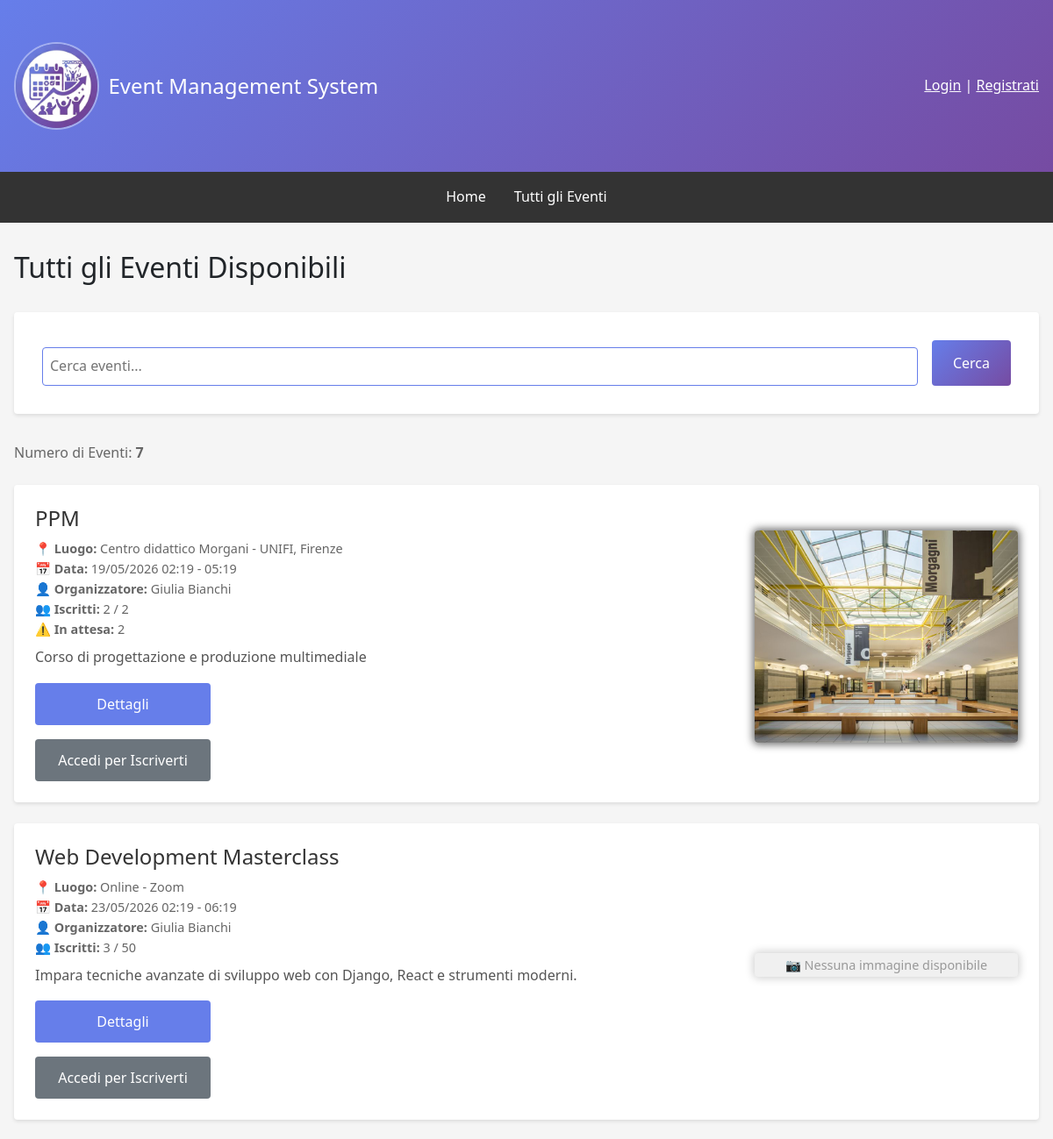
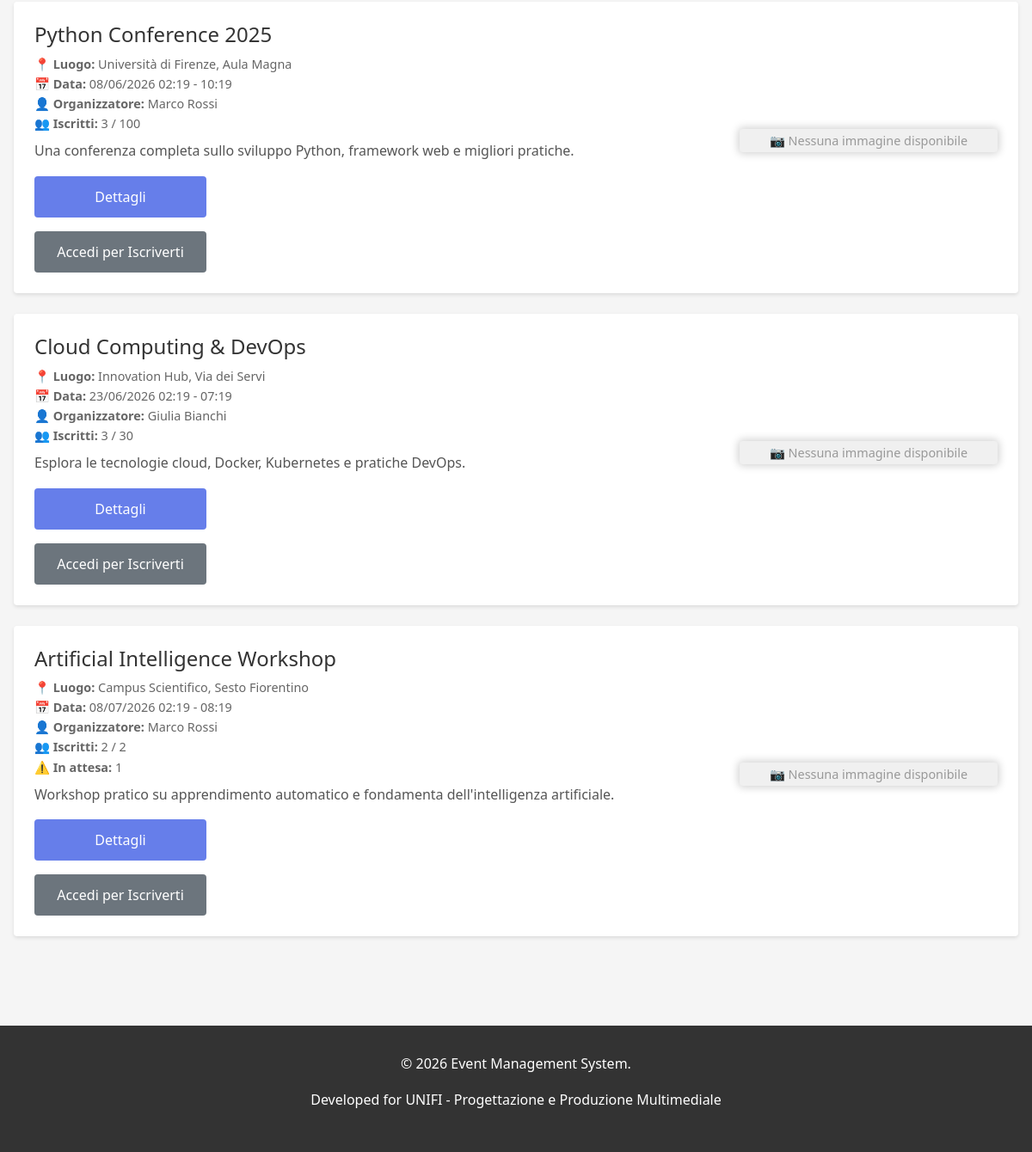
Screenshot of /events/ with the database file from the repository (2 pictures, top to bottom).
### events/models.py (models this page shows, shortened)
class Event(models.Model):
    STATUS_CHOICES = [('draft', 'Bozza'), ('published', 'Pubblicato'), ('ongoing', 'In Corso'), ('completed', 'Completato'), ('cancelled', 'Annullato')]
    title = models.CharField(max_length=200, verbose_name='Titolo')
    description = models.TextField(verbose_name='Descrizione')
    organizer = models.ForeignKey(User, on_delete=models.CASCADE, related_name='organized_events', verbose_name='Organizzatore')
    location = models.CharField(max_length=255, verbose_name='Luogo')
    start_date = models.DateTimeField(verbose_name='Data e Ora Inizio')
    end_date = models.DateTimeField(verbose_name='Data e Ora Fine')
    max_attendees = models.IntegerField(null=True, blank=True, verbose_name='Numero Massimo Partecipanti')
    image = models.ImageField(upload_to='event_images/', blank=True, null=True, verbose_name='Immagine')
    status = models.CharField(max_length=15, choices=STATUS_CHOICES, default='draft', verbose_name='Stato')
    created_at = models.DateTimeField(auto_now_add=True)
    updated_at = models.DateTimeField(auto_now=True)
    deleted_at = models.DateTimeField(null=True, blank=True, verbose_name='Eliminato il')
    class Meta:
        ordering = ['-start_date']
        permissions = [('can_create_event', 'Può creare eventi'), ('can_edit_own_events', 'Può modificare i propri eventi'), ('can_delete_own_events', 'Può eliminare i propri eventi'), ('can_view_attendees', 'Può visualizzare la lista dei partecipanti')]
    @property
    def get_confirmed_attendees_count(self):
        return self.eventregistration_set.filter(status='confirmed').count()
    def get_pending_attendees_count(self):
        return self.eventregistration_set.filter(status='pending').count()

### events/views.py (the view)
# urls.py: path('', views.EventListView.as_view(), name='event_list'),
class EventListView(ListView):
    model = Event
    template_name = 'events/event_list.html'
    context_object_name = 'events'
    paginate_by = 10
    def get_queryset(self):
        queryset = Event.objects.filter(status='published', deleted_at__isnull=True).order_by('start_date')
        query = self.request.GET.get('q')
        if query:
            queryset = queryset.filter(Q(title__icontains=query) | Q(description__icontains=query) | Q(location__icontains=query))
        return queryset
    def get_context_data(self, **kwargs):
        context = super().get_context_data(**kwargs)
        context['total_events'] = Event.objects.filter(status='published').count()
        if self.request.user.is_authenticated:
            user_registrations = EventRegistration.objects.filter(user=self.request.user).values_list('event_id', flat=True)
            context['registered_events'] = user_registrations
        return context

### templates/events/event_list.html (shortened to what this page needs)
{% extends 'base.html' %}
{% block content %}
<h2>Tutti gli Eventi Disponibili</h2>
<form method="get" class="search-form">
    <input type="text" name="q" placeholder="Cerca eventi..." value="{{ request.GET.q }}" aria-label="Cerca eventi">
    <button type="submit" class="btn" style="background: linear-gradient(135deg, #667eea 0%, #764ba2 100%);">Cerca</button>
</form>
<p style="color: #666; margin-bottom: 1.5rem;">
    Numero di Eventi: <strong>{{ total_events }}</strong>
</p>
{% if events %}
    {% for event in events %}
        <div class="event-card">
            <div class="event-content">
                <h3 class="event-title">{{ event.title }}</h3>
                <div class="event-meta">
                    <strong>📍 Luogo:</strong> {{ event.location }}<br>
                    <strong>📅 Data:</strong> {{ event.start_date|date:"d/m/Y H:i" }} - {{ event.end_date|date:"H:i" }}<br>
                    <strong>👤 Organizzatore:</strong> {{ event.organizer.get_full_name|default:event.organizer.username }}<br>
                    <strong>👥 Iscritti:</strong> {{ event.get_confirmed_attendees_count }}{% if event.max_attendees %} / {{ event.max_attendees }}{% endif %}<br>
                    {% if event.get_pending_attendees_count > 0 %}<strong>⚠️ In attesa:</strong> {{ event.get_pending_attendees_count }}{% endif %}
                </div>
                <p class="event-description">{{ event.description|truncatewords:30 }}</p>
                <div style="display: flex; gap: 1rem; flex-wrap: wrap;" class="event-card-buttons">
                    <a href="{% url 'events:event_detail' event.pk %}" class="btn">Dettagli</a>
                    {% if request.user.is_authenticated %}
                        {% if not request.user.is_staff %}
                            {% if event.pk in registered_events and user_registration.status != 'cancelled' %}
                                <span style="padding: 0.75rem; background-color: #28a745; color: white; border-radius: 4px;">✓ Iscritto</span>
                            {% else %}
                                <a href="{% url 'events:event_register' event.pk %}" class="btn btn-secondary">Iscriviti</a>
                            {% endif %}
                        {% endif %}
                    {% else %}
                        <a href="{% url 'users:login' %}" class="btn btn-secondary">Accedi per Iscriverti</a>
                    {% endif %}
                </div>
            </div>
            {% if event.image %}
                <div class="event-thumbnail">
                    <img src="{{ event.image.url }}" alt="{{ event.title }}" style="width: 100%; height: auto; margin-bottom: 1rem; border-radius: 4px; box-shadow: 0 0 10px 2px dimgray">
                </div>
            {% else %}
                <div class="no-image" style="text-align: center; margin-bottom: 1rem; padding: 2px; border-radius: 4px; box-shadow: 0 0 10px 2px lightgray">
                    <span>📷 Nessuna immagine disponibile</span>
                </div>
            {% endif %}
        </div>
    {% endfor %}
{% else %}
    <p style="text-align: center; padding: 2rem; color: #666;">Nessun evento disponibile in questo momento.</p>
{% endif %}
{% endblock %}

### templates/base.html (shortened to what this page needs)
{% load static %}
<!DOCTYPE html>
<html lang="it">
<head>
    <link href="https://cdn.jsdelivr.net/npm/bootstrap@5.3.0/dist/css/bootstrap.min.css" rel="stylesheet">
</head>
<body>
    <header>
        <div class="container">
            <div class="header-content">
                <div class="header-logo">
                    <a href="{% url 'home' %}" style="text-decoration: none; color: inherit; display: flex; align-items: center; gap: 10px;">
                        <img src="{% static 'favicon.ico' %}" alt="Event Management System Logo">
                        <h1>Event Management System</h1>
                    </a>
                </div>
                <div class="user-info">
                    {% if user.is_authenticated %}
                        <span>Benvenuto, {{ user.first_name|default:user.username }}!</span>
                        <a href="{% url 'users:profile' %}" style="color: white; text-decoration: underline;">Profilo</a> |
                        <form method="post" action="{% url 'users:logout' %}" style="display: inline; margin: 0; padding: 0; background: none; border:none; outline: none; box-shadow: none;">
                            {% csrf_token %}
                            <button type="submit" style="background: none; border: none; color: white; text-decoration: underline; cursor: pointer; padding: 0; font: inherit; outline: none; box-shadow: none;">
                                Logout
                            </button>
                        </form>
                    {% else %}
                        <a href="{% url 'users:login' %}" style="color: white; text-decoration: underline;">Login</a> |
                        <a href="{% url 'users:register' %}" style="color: white; text-decoration: underline;">Registrati</a>
                    {% endif %}
                </div>
            </div>
        </div>
    </header>
    <nav>
        <div class="nav-links">
            <a href="{% url 'home' %}">Home</a>
            <a href="{% url 'events:event_list' %}">Tutti gli Eventi</a>
        </div>
    </nav>
    <div class="container">
        {% block content %}{% endblock %}
    </div>
    <footer>
        <p>&copy; 2026 Event Management System.</p>
        <p>Developed for UNIFI - Progettazione e Produzione Multimediale</p>
    </footer>
</body>
</html>

### templates/base.html (style rules this page uses)
* { margin: 0; padding: 0; box-sizing: border-box; }
body { font-family: 'Segoe UI', Tahoma, Geneva, Verdana, sans-serif; background-color: #f5f5f5; line-height: 1.6; }
header { background: linear-gradient(135deg, #667eea 0%, #764ba2 100%); color: white; padding: 1rem 0; }
.header-logo { display: flex; align-items: center; gap: 0.75rem; }
.header-logo img { height: 100px; width: auto; border: 2px solid rgb(255 255 255 / 0.4); border-radius: 50%; }
.header-logo h1 { margin: 0; font-size: 1.5rem; }
nav { background-color: #333; padding: 0; position: relative; transition: all 0.3s ease; }
.nav-links { display: flex; justify-content: center; padding: 0.5rem; transition: all 0.3s ease; }
nav a { display: inline-block; color: white; text-decoration: none; padding: 0.5rem 1rem; font-size: 1rem; transition: all 0.3s ease; }
.container { max-width: 1200px; margin: 0 auto; padding: 2rem 1rem; }
.header-content { display: flex; justify-content: space-between; align-items: center; }
.btn { display: inline-block; padding: 0.75rem 1.5rem; background-color: #667eea; color: white; text-decoration: none; border-radius: 4px; border: none; cursor: pointer; font-size: 1rem; }
.btn-secondary { background-color: #6c757d; }
footer { background-color: #333; color: white; text-align: center; padding: 2rem; margin-top: 3rem; }
.event-card { background: white; padding: 1.5rem; margin-bottom: 1rem; border-radius: 4px; box-shadow: 0 2px 4px rgba(0,0,0,0.1); }
.event-title { font-size: 1.5rem; margin-bottom: 0.5rem; color: #333; }
.event-meta { color: #666; font-size: 0.9rem; margin-bottom: 0.5rem; }
.event-description { color: #555; margin-bottom: 1rem; }
form { background: white; padding: 2rem; border-radius: 4px; box-shadow: 0 2px 4px rgba(0,0,0,0.1); }
input, textarea, select { width: 100%; padding: 0.5rem; margin-top: 0.5rem; border: 1px solid #ddd; border-radius: 4px; font-family: inherit; font-size: 1rem; }
.user-info { color: white; }

### templates/events/event_list.html (style rules this page uses)
.search-form { display: flex; gap: 1rem; margin: 2rem 0; flex-wrap: wrap; }
.search-form input { flex: 1; min-width: 200px; border: 1px solid #667eea; }
.search-form button { white-space: nowrap; }
.event-card { display: flex; gap: 1.5rem; align-items: center; margin-bottom: 1.5rem; }
.event-content { flex: 2; }
.event-thumbnail { flex: 1; min-width: 150px; max-width: 300px; align-self: center; }
.event-thumbnail img { height: 100%; width: auto; border-radius: 8px; box-shadow: 0 0 10px 2px dimgray; object-fit: cover; display: block; }
.no-image { flex: 1; min-width: 150px; max-width: 300px; background-color: #f0f0f0; border-radius: 8px; display: flex; align-items: center; justify-content: center; padding: 2rem 0.5rem; text-align: center; color: #999; font-size: 0.9rem; align-self: center; }
.event-card-buttons { display: flex; flex-direction: column; gap: 0.75rem; justify-content: center; min-width: 140px; width: auto; }
.event-card-buttons .btn, .event-card-buttons span { text-align: center; width: 200px; min-width: 120px; display: inline-flex; align-items: center; justify-content: center; box-sizing: border-box; white-space: nowrap; }

### rows the page displays
Event: title "PPM", location "Centro didattico Morgani - UNIFI, Firenze", start_date "19/05/2026 02:19", end_date "05:19", organizer.get_full_name "Giulia Bianchi", get_confirmed_attendees_count "2", max_attendees "2", get_pending_attendees_count "2", description "Corso di progettazione e produzione multimediale", image (picture)
Event: title "Web Development Masterclass", location "Online - Zoom", start_date "23/05/2026 02:19", end_date "06:19", organizer.get_full_name "Giulia Bianchi", get_confirmed_attendees_count "3", max_attendees "50", description "Impara tecniche avanzate di sviluppo web con Django, React e strumenti moderni.", image "📷 Nessuna immagine disponibile"
Event: title "Python Conference 2025", location "Università di Firenze, Aula Magna", start_date "08/06/2026 02:19", end_date "10:19", organizer.get_full_name "Marco Rossi", get_confirmed_attendees_count "3", max_attendees "100", description "Una conferenza completa sullo sviluppo Python, framework web e migliori pratiche.", image "📷 Nessuna immagine disponibile"
Event: title "Cloud Computing & DevOps", location "Innovation Hub, Via dei Servi", start_date "23/06/2026 02:19", end_date "07:19", organizer.get_full_name "Giulia Bianchi", get_confirmed_attendees_count "3", max_attendees "30", description "Esplora le tecnologie cloud, Docker, Kubernetes e pratiche DevOps.", image "📷 Nessuna immagine disponibile"
Event: title "Artificial Intelligence Workshop", location "Campus Scientifico, Sesto Fiorentino", start_date "08/07/2026 02:19", end_date "08:19", organizer.get_full_name "Marco Rossi", get_confirmed_attendees_count "2", max_attendees "2", get_pending_attendees_count "1", description "Workshop pratico su apprendimento automatico e fondamenta dell'intelligenza artificiale.", image "📷 Nessuna immagine disponibile"

### other values shown
{{ total_events }} "7"
